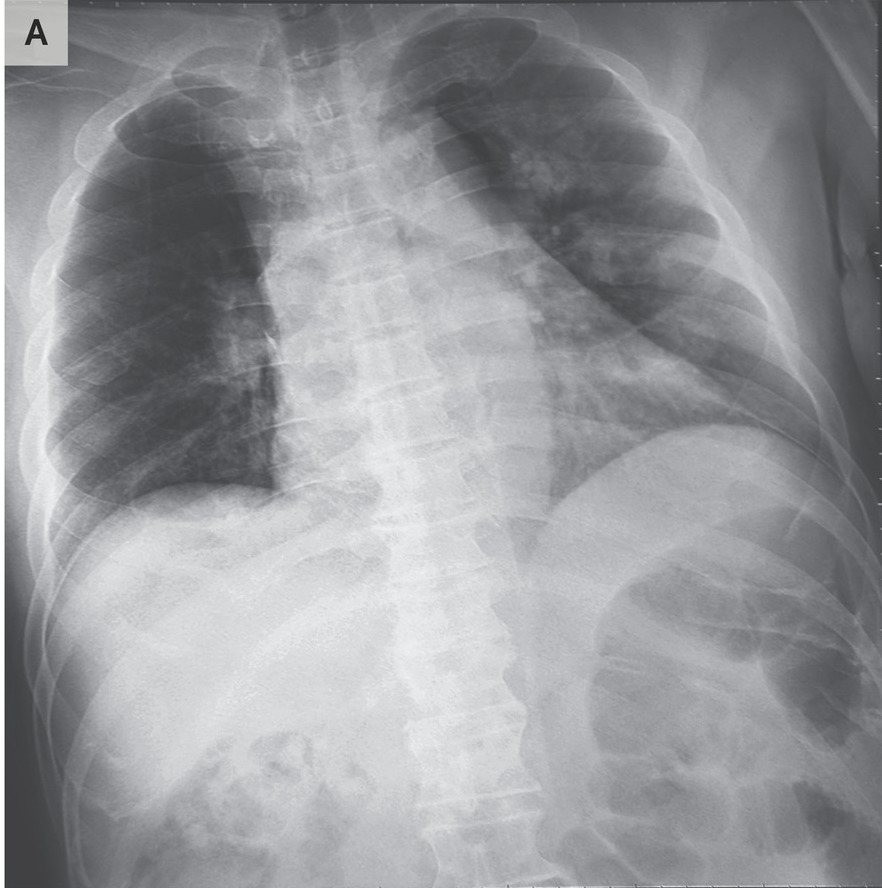
#> input picture deployment/sample-images/covid_02.jpg, 882 x 888 px
$ python -i utils.py   (imports and definitions only)   (older library calls are emulated)
#> lines starting #> are read from the running program, lines starting #| are printed output that depends on the picture
import cv2
import numpy as np
import pandas as pd
from PIL import Image, ImageDraw, ImageFont
import matplotlib
# [1 line not run here, left out]
import matplotlib.pyplot as plt
import io


# [20 lines left out: function calculate_metrics, not called in this run]


def create_histogram(img_array, title="Histogram", *, color="gray", metric_type="intensity"):
#> called with title = 'Histogram', color = 'gray', metric_type = 'intensity'
    if len(img_array.shape) == 3:
        gray = cv2.cvtColor(img_array, cv2.COLOR_RGB2GRAY)
    else:
        gray = img_array

    fig, ax = plt.subplots(figsize=(6, 4))

    if metric_type == "intensity":
        ax.hist(gray.ravel(), bins=256, range=[0, 256], color=color, alpha=0.7)
        ax.set_xlabel('Pixel Intensity')
        ax.set_ylabel('Frequency')
    elif metric_type == "gradient":
        sobelx = cv2.Sobel(gray, cv2.CV_64F, 1, 0, ksize=3)
        sobely = cv2.Sobel(gray, cv2.CV_64F, 0, 1, ksize=3)
        gradient_mag = np.sqrt(sobelx**2 + sobely**2)
        ax.hist(gradient_mag.ravel(), bins=100, color=color, alpha=0.7)
        ax.set_xlabel('Gradient Magnitude')
        ax.set_ylabel('Frequency')
    elif metric_type == "local_entropy":
        from skimage.filters.rank import entropy
        from skimage.morphology import disk
        if gray.dtype != np.uint8:
            gray = (gray * 255).astype(np.uint8) if gray.max() <= 1 else gray.astype(np.uint8)
        local_ent = entropy(gray, disk(5))
        ax.hist(local_ent.ravel(), bins=50, color=color, alpha=0.7)
        ax.set_xlabel('Local Entropy')
        ax.set_ylabel('Frequency')
    elif metric_type == "local_contrast":
        kernel_size = 5
        mean = cv2.blur(gray.astype(np.float64), (kernel_size, kernel_size))
        sqr_mean = cv2.blur(gray.astype(np.float64)**2, (kernel_size, kernel_size))
        local_std = np.sqrt(np.maximum(sqr_mean - mean**2, 0))
        ax.hist(local_std.ravel(), bins=100, color=color, alpha=0.7)
        ax.set_xlabel('Local Contrast (Std Dev)')
        ax.set_ylabel('Frequency')
    elif metric_type == "cumulative":
        hist, bins = np.histogram(gray.ravel(), bins=256, range=[0, 256])
        cdf = hist.cumsum()
        cdf_normalized = cdf / cdf.max()
        ax.plot(bins[:-1], cdf_normalized, color=color, linewidth=2)
        ax.fill_between(bins[:-1], cdf_normalized, alpha=0.3, color=color)
        ax.set_xlabel('Pixel Intensity')
        ax.set_ylabel('Cumulative Probability')

    ax.set_title(title)
    ax.grid(True, alpha=0.3)

    buf = io.BytesIO()
    plt.savefig(buf, format='png', bbox_inches='tight')
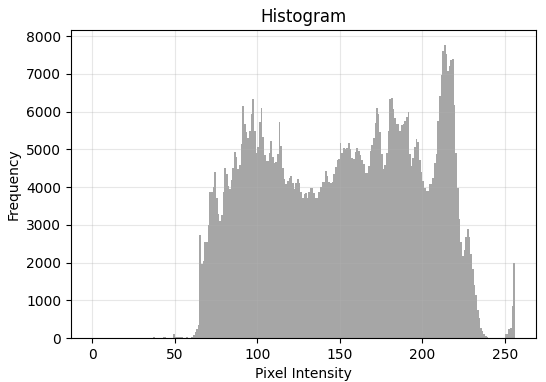
#> figure drawn by matplotlib, 1 panel; tallest bar 7771 high, from x = 213 to 214
    buf.seek(0)
    plt.close(fig)

    return Image.open(buf)
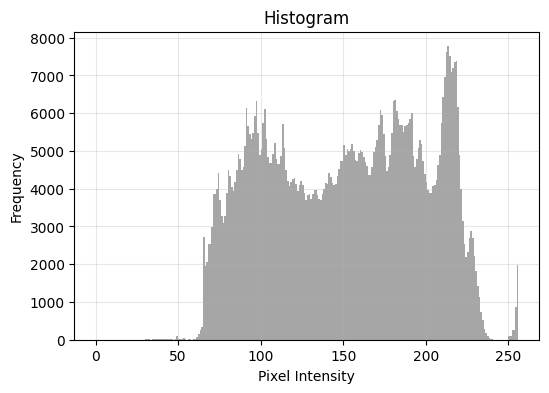
#> returned value: PIL image 549x393 RGBA; mean R, G, B, A 229.7, 229.7, 229.7, 255


# [184 lines left out: functions generate_histograms, format_metrics_dataframe, _parse_prediction, format_prediction_dataframe, load_image_if_exists, format_batch_summary_markdown and 2 more, not called in this run]

>>> import cv2
>>> picture = cv2.cvtColor(cv2.imread('../sample-images/covid_02.jpg'), cv2.COLOR_BGR2RGB)
>>> result = create_histogram(picture)

$ run again, on deployment/sample-images/covid_03.jpg
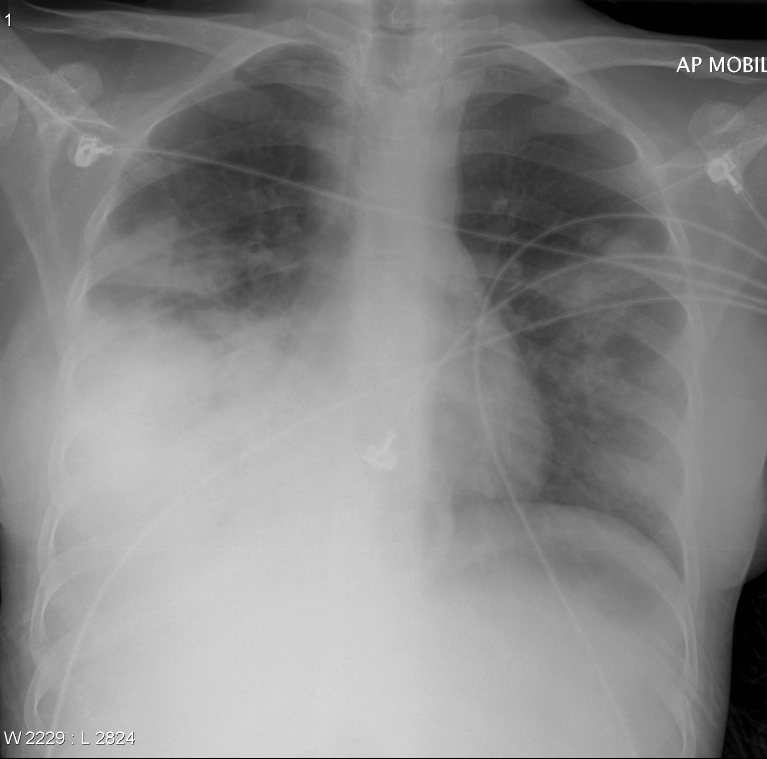
#> input picture deployment/sample-images/covid_03.jpg, 1534 x 1517 px (shown at 1/2 size)
#> picture is the input picture: shape (1517, 1534, 3); min 0, max 255, mean 136.1
#> in create_histogram, `plt.savefig(buf, format='png', bbox_inches='tight')`:
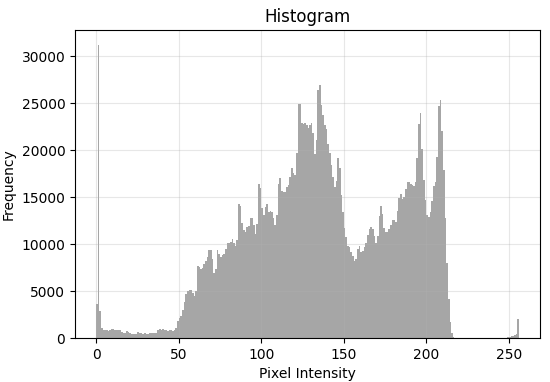
#> figure drawn by matplotlib, 1 panel; tallest bar 31211 high, from x = 1 to 2
#> in create_histogram, `return Image.open(buf)`:
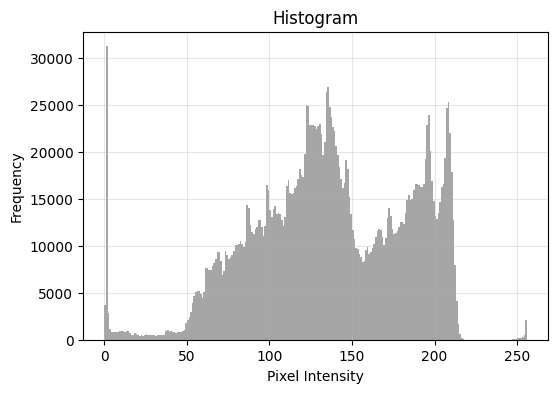
#> returned value: PIL image 558x393 RGBA; mean R, G, B, A 235.3, 235.3, 235.3, 255

$ run again, on deployment/sample-images/covid_04.jpg
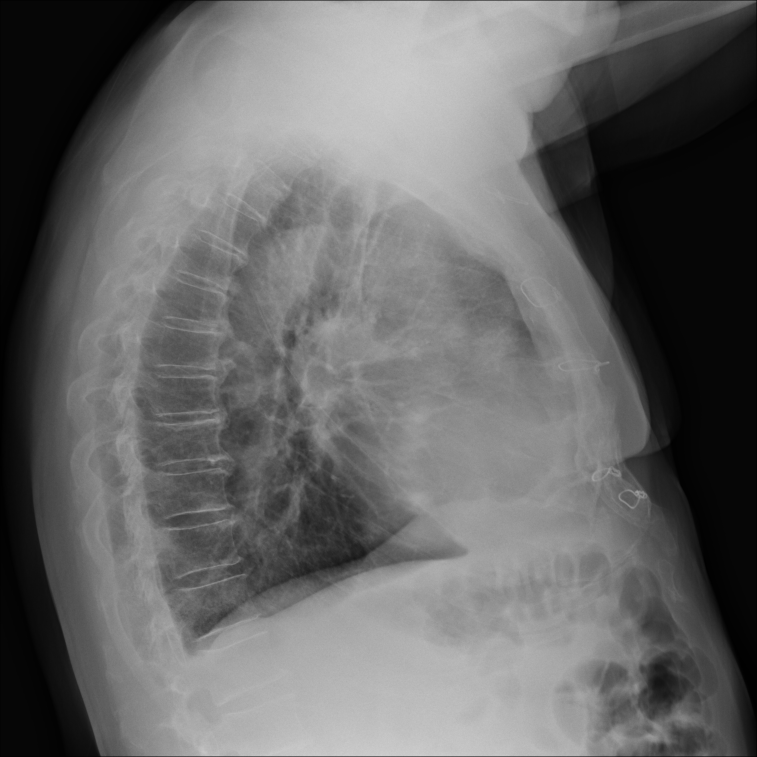
#> input picture deployment/sample-images/covid_04.jpg, 3028 x 3028 px (shown at 1/4 size)
#> picture is the input picture: shape (3028, 3028, 3); min 0, max 209, mean 103.6
#> in create_histogram, `plt.savefig(buf, format='png', bbox_inches='tight')`:
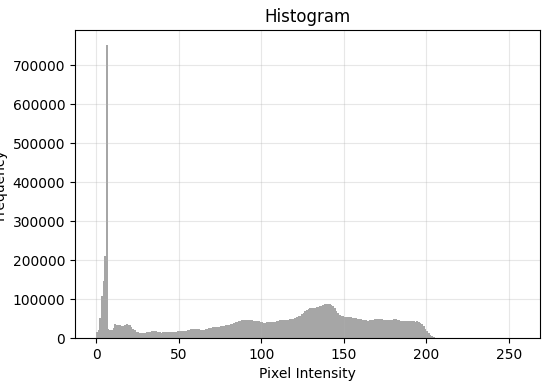
#> figure drawn by matplotlib, 1 panel; tallest bar 753376 high, from x = 6 to 7
#> in create_histogram, `return Image.open(buf)`:
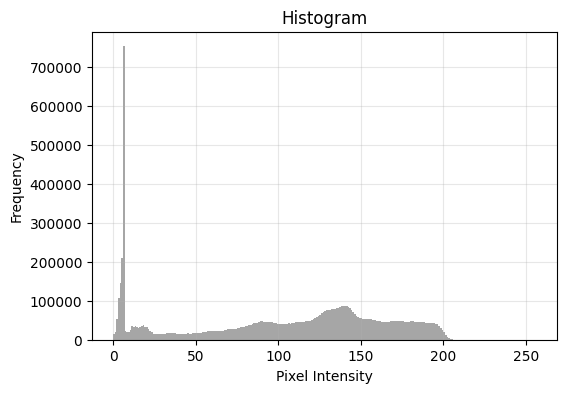
#> returned value: PIL image 566x393 RGBA; mean R, G, B, A 247, 247, 247, 255
